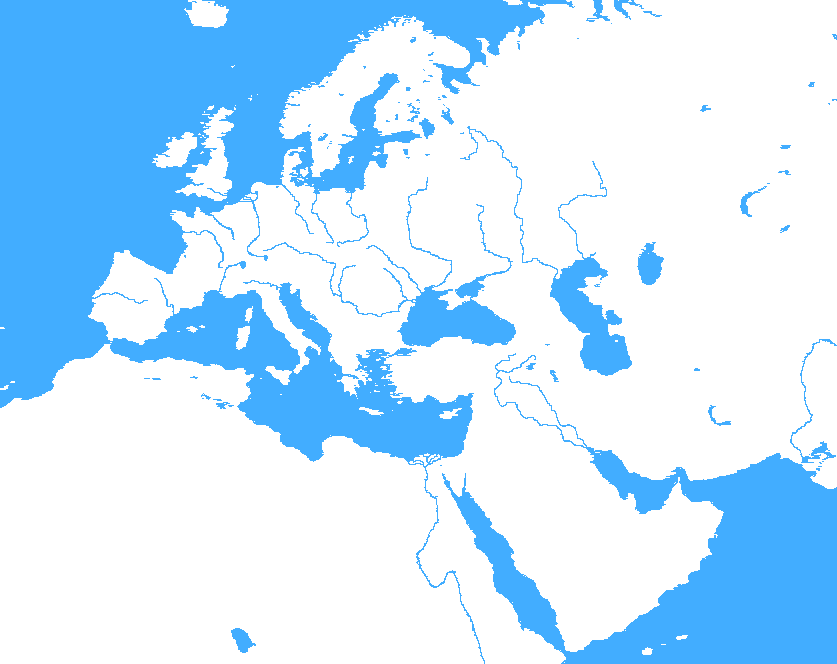
#> input picture images/map_v1.png, 837 x 664 px
$ python map_processor.py
#> lines starting #> are read from the running program, lines starting #| are printed output that depends on the picture
import random as rand
import numpy as np
from PIL import Image, ImageDraw

sea_map = []
im = Image.open("images/map_v1.png")
#> im is the input picture: PIL image 837x664 P; mean R, G, B 195.9, 229.3, 255
im = im.convert('RGB')
x, y = im.size
#> x = 837; y = 664
x //= 4
#> x = 209
y //= 4
#> y = 166
for j in range(y):
    sea_map.append([])
    for i in range(x):
        i4, j4 = i * 4, j * 4
        if im.getpixel((i4, j4)) == (66, 173, 255):
            sea_map[j].append(1)
        elif im.getpixel((i4, j4 + 1)) == (66, 173, 255):
            sea_map[j].append(1)
        elif im.getpixel((i4 + 1, j4 + 1)) == (66, 173, 255):
            sea_map[j].append(1)
        elif im.getpixel((i4 + 1, j4)) == (66, 173, 255):
            sea_map[j].append(1)
        else:
            sea_map[j].append(0)

sea_map_rgb = [[(66, 173, 255) if p == 1 else (255, 255, 255) for p in row] for row in sea_map]
sea_map_rgb = np.array(sea_map_rgb, dtype=np.uint8)
print(sea_map_rgb.shape)
#| (166, 209, 3)
image = Image.fromarray(sea_map_rgb, 'RGB')
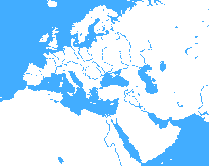
#> image: PIL image 209x166 RGB; mean R, G, B 192.8, 228, 255
image.show()
image.save('map_v3.png')

exit()
#> (the program exits here)

$ run again, with images/map_v2.png copied over images/map_v1.png
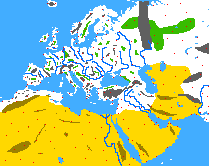
#> input picture images/map_v2.png, 209 x 166 px
#> im is the input picture: PIL image 209x166 P; mean R, G, B 175.8, 202.3, 159.8
#| (41, 52, 3)
#> `image = Image.fromarray(sea_map_rgb, 'RGB')`:
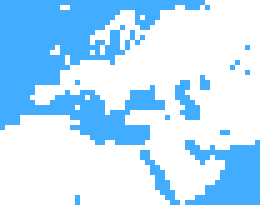
#> image: PIL image 52x41 RGB (shown 5 times larger); mean R, G, B 186, 225.1, 255
